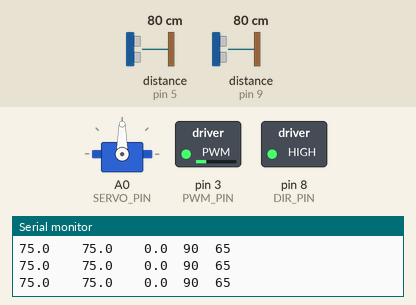
Simulated run of this sketch. Board: Arduino Uno, built with avr-gcc and run on an emulated ATmega328P. On the bench: servo, switched loads named in the sketch (green lamp = pin HIGH), the last lines printed to the serial monitor. Wiring (inferred from the names in the program): 2 × ultrasonic range finder: trigger pin 2, echo pin 9 / trigger pin 4, echo pin 5. The inputs (shaded band) are chosen by the test bench; at power-on: distance to the obstacle (sensors on pin 5, pin 9) 80 cm. The echo pulse lasts 58.3 µs per cm; pins used as bus, display or sensor lines are not drawn.

Above: at 1.2 s.
1.3 s: distance to the obstacle (sensor on pin 5) set to 2 cm
At 1.69 s:
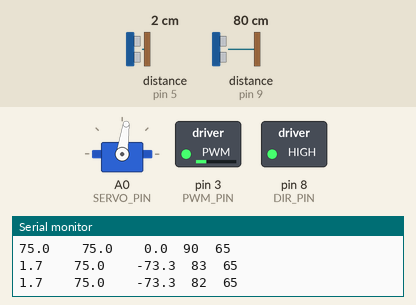
4.3 s: distance to the obstacle (sensor on pin 9) set to 2 cm
At 5.2 s:
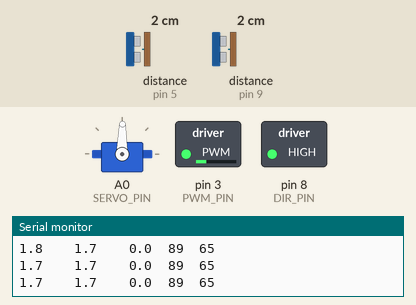
7.3 s: distance to the obstacle (sensor on pin 5) set to 78 cm
At 7.71 s:
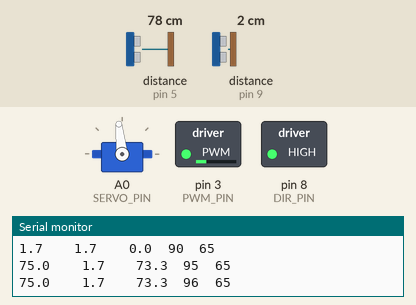
10.3 s: distance to the obstacle (sensor on pin 9) set to 35 cm
At 11.5 s:
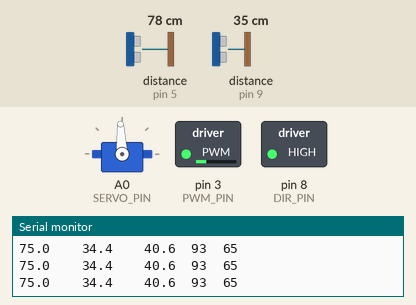
Timing chart, 0 to 15.8 s (numbered marks = the images above; inputs shaded):
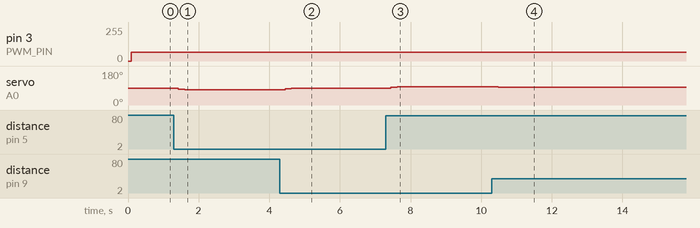

The sketch:

Open_Challenge.ino
```cpp
#include <Servo.h>

// ===== Debug Toggle =====
#define DEBUG_OUTPUT true

// ===== Pins =====
const int TRIG_LEFT  = 4;
const int ECHO_LEFT  = 5;
const int TRIG_RIGHT = 2;
const int ECHO_RIGHT = 9;
const int SERVO_PIN  = A0;

// ===== Motor Driver (Cytron MD13S) =====
const int PWM_PIN = 3;   // PWM pin for motor speed
const int DIR_PIN = 8;   // Direction pin

// ===== Speed Settings =====
const int MOTOR_SPEED = 65;
const int TURN_SPEED  = 55;   // safety slowdown on sharp turns

// ===== PD Control Settings =====
const float KP = 0.1;
const float KD = 0.09;

// ===== Steering Angles =====
const int CENTER_ANGLE = 90;
const int MIN_SERVO_ANGLE = 40;
const int MAX_SERVO_ANGLE = 140;

// ===== Fine Tuning =====
const int   SERVO_TRIM     = 0;     // adjust if car drifts when going straight
const float ERROR_DEADBAND = 0.8;   // ignore tiny sensor noise
const int   HARD_TURN_DEG  = 28;    // if servo offset from center > this, slow down
const float MAX_VALID_CM   = 75.0;  // ignore corner-spike readings (track lane <= 100cm)
const float DERIV_ALPHA    = 0.45;  // derivative low-pass (lower = smoother)
const float SERVO_ALPHA    = 0.55;  // servo output low-pass (lower = smoother)

// ===== Globals =====
Servo steeringServo;
float lastError = 0;
float smoothedDeriv = 0;
float smoothedServo = CENTER_ANGLE;

void setup() {
  pinMode(TRIG_LEFT, OUTPUT);
  pinMode(ECHO_LEFT, INPUT);
  pinMode(TRIG_RIGHT, OUTPUT);
  pinMode(ECHO_RIGHT, INPUT);
  pinMode(PWM_PIN, OUTPUT);
  pinMode(DIR_PIN, OUTPUT);
  digitalWrite(DIR_PIN, HIGH);  // Forward

  steeringServo.attach(SERVO_PIN);
  steeringServo.write(CENTER_ANGLE + SERVO_TRIM);

  if (DEBUG_OUTPUT) {
    Serial.begin(115200);
    Serial.println("=== PD Steering (Anti-Zigzag) ===");
    Serial.println("Left(cm)\tRight(cm)\tError\tServo\tSpd");
  }
}

void loop() {
  float leftDist = getStableDistance(TRIG_LEFT, ECHO_LEFT);
  float rightDist = getStableDistance(TRIG_RIGHT, ECHO_RIGHT);

  // Fallback if one sensor fails
  if (leftDist < 0 && rightDist >= 0) leftDist = rightDist;
  if (rightDist < 0 && leftDist >= 0) rightDist = leftDist;
  if (leftDist < 0 && rightDist < 0) {
    runMotor(0, false);
    lastError = 0;
    smoothedDeriv = 0;
    if (DEBUG_OUTPUT) Serial.println("Both sensors failed — stopping");
    delay(100);
    return;
  }

  // Clamp corner-exit spikes (track lane is max 100cm, half = 50cm + margin)
  if (leftDist  > MAX_VALID_CM) leftDist  = MAX_VALID_CM;
  if (rightDist > MAX_VALID_CM) rightDist = MAX_VALID_CM;

  // PD Controller with smoothed derivative
  float error = leftDist - rightDist;
  if (fabs(error) < ERROR_DEADBAND) error = 0;

  float rawDeriv = error - lastError;
  smoothedDeriv = DERIV_ALPHA * rawDeriv + (1.0 - DERIV_ALPHA) * smoothedDeriv;
  float pdOutput = KP * error + KD * smoothedDeriv;

  // Compute target then smooth the actual servo output
  int targetAngle = constrain(CENTER_ANGLE + pdOutput, MIN_SERVO_ANGLE, MAX_SERVO_ANGLE);
  smoothedServo = SERVO_ALPHA * targetAngle + (1.0 - SERVO_ALPHA) * smoothedServo;
  int servoAngle = (int)smoothedServo;

  steeringServo.write(servoAngle + SERVO_TRIM);
  lastError = error;

  // Run Motor — slow down only on sharp turns
  int steerOff = abs(servoAngle - CENTER_ANGLE);
  int speed = (steerOff > HARD_TURN_DEG) ? TURN_SPEED : MOTOR_SPEED;
  runMotor(speed, false);

  // Debug Output
  if (DEBUG_OUTPUT) {
    Serial.print(leftDist, 1);
    Serial.print("\t\t");
    Serial.print(rightDist, 1);
    Serial.print("\t\t");
    Serial.print(error, 1);
    Serial.print("\t");
    Serial.print(servoAngle);
    Serial.print("\t");
    Serial.println(speed);
  }

  delay(100); // Slightly longer for accurate ultrasonic reading
}

// ===== Stable Distance Function =====
float getStableDistance(int trigPin, int echoPin) {
  float sum = 0;
  int validCount = 0;

  // Take 3 readings and average (helps with stability)
  for (int i = 0; i < 3; i++) {
    float dist = getDistance(trigPin, echoPin);
    if (dist > 0) {
      sum += dist;
      validCount++;
    }
    delay(10);
  }

  if (validCount == 0) return -1;
  return sum / validCount;
}

// ===== Single Reading =====
float getDistance(int trigPin, int echoPin) {
  digitalWrite(trigPin, LOW);
  delayMicroseconds(5);
  digitalWrite(trigPin, HIGH);
  delayMicroseconds(10);
  digitalWrite(trigPin, LOW);

  long duration = pulseIn(echoPin, HIGH, 40000); // 40ms timeout
  if (duration == 0) return -1;
  return duration * 0.034 / 2.0;
}

// ===== Motor Run Function =====
void runMotor(int speed, bool reverse) {
  digitalWrite(DIR_PIN, reverse ? LOW : HIGH);
  analogWrite(PWM_PIN, speed);
}
```

Measured:
- after the input at 1.3 s, servo on A0 (SERVO_PIN): 90° → 83° after 0.13 s, → 82° 0.18 s later, → 81° 0.18 s later, → 82° 2.5 s later
- after the input at 4.3 s, servo on A0 (SERVO_PIN): 82° → 87° after 0.16 s, → 89° 0.17 s later, → 90° 2.6 s later
- after the input at 7.3 s, servo on A0 (SERVO_PIN): 90° → 95° after 0.14 s, → 96° 0.18 s later, → 97° 0.18 s later
- after the input at 10.3 s, servo on A0 (SERVO_PIN): 97° → 94° after 0.18 s, → 93° 0.18 s later, → 94° 3.7 s later
